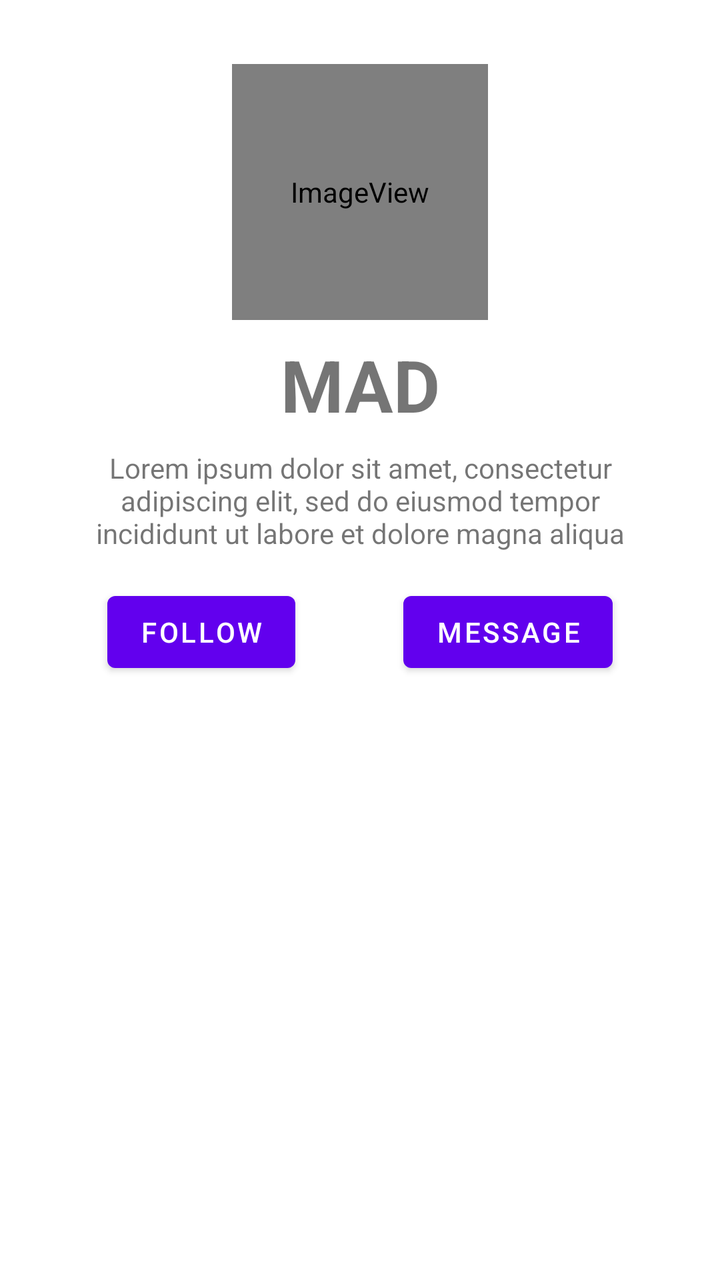
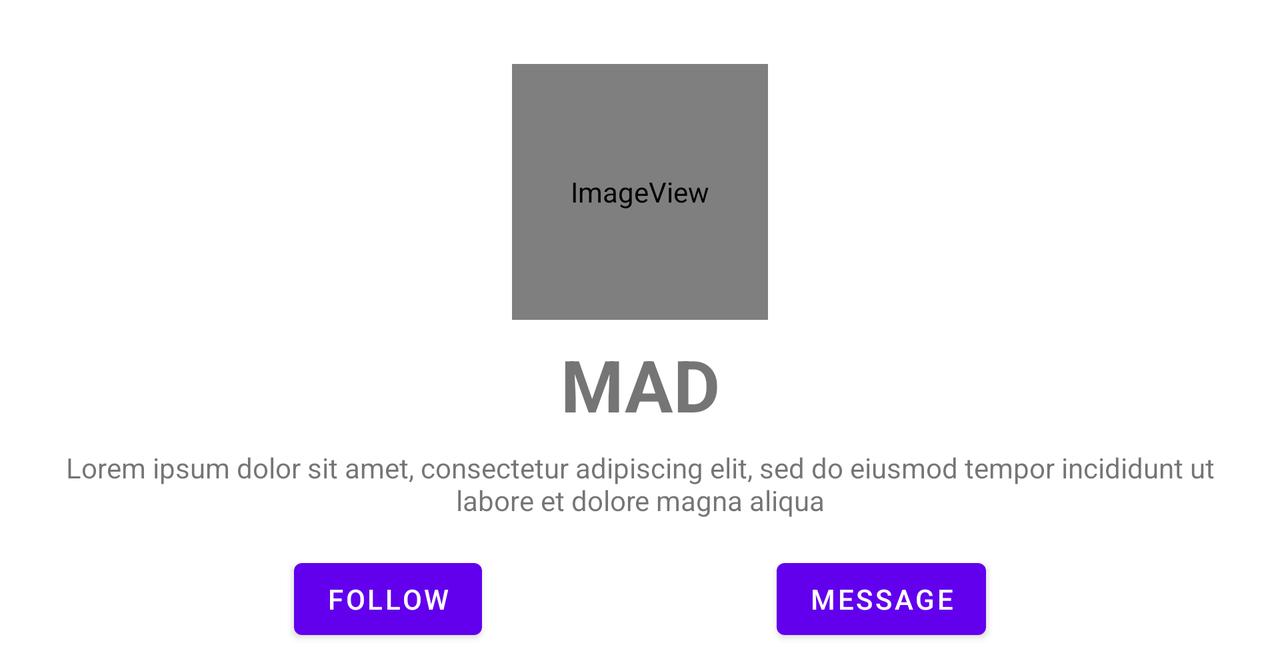

An Android layout and its configuration variant, each rendered on a device that would load it. The default file and the variant file are quoted in full after the pictures.
<!-- AndroidManifest.xml: application theme Theme.MAD_Exercise2 -->
<!-- res/layout/activity_main.xml -->
<?xml version="1.0" encoding="utf-8"?>
<androidx.constraintlayout.widget.ConstraintLayout xmlns:android="http://schemas.android.com/apk/res/android"
    xmlns:app="http://schemas.android.com/apk/res-auto"
    xmlns:tools="http://schemas.android.com/tools"
    android:layout_width="match_parent"
    android:layout_height="match_parent"
    tools:context=".MainActivity">

    <Button
        android:id="@+id/messageButton"
        android:layout_width="wrap_content"
        android:layout_height="wrap_content"
        android:layout_marginTop="16dp"
        android:text="@string/message"
        app:layout_constraintEnd_toEndOf="parent"
        app:layout_constraintHorizontal_bias="0.5"
        app:layout_constraintStart_toEndOf="@+id/followButton"
        app:layout_constraintTop_toBottomOf="@+id/subtext" />

    <Button
        android:id="@+id/followButton"
        android:layout_width="wrap_content"
        android:layout_height="wrap_content"
        android:layout_marginTop="16dp"
        android:text="@string/follow"
        app:layout_constraintEnd_toStartOf="@+id/messageButton"
        app:layout_constraintHorizontal_bias="0.5"
        app:layout_constraintStart_toStartOf="parent"
        app:layout_constraintTop_toBottomOf="@+id/subtext" />

    <TextView
        android:id="@+id/maintext"
        android:layout_width="wrap_content"
        android:layout_height="wrap_content"
        android:layout_marginTop="8dp"
        android:text="@string/mad"
        android:textSize="36sp"
        android:textStyle="bold"
        app:layout_constraintEnd_toEndOf="parent"
        app:layout_constraintStart_toStartOf="parent"
        app:layout_constraintTop_toBottomOf="@+id/logo" />

    <TextView
        android:id="@+id/subtext"
        android:layout_width="0dp"
        android:layout_height="wrap_content"
        android:layout_marginStart="32dp"
        android:layout_marginTop="8dp"
        android:layout_marginEnd="32dp"
        android:gravity="center"
        android:text="@string/placeholdertext"
        app:layout_constraintEnd_toEndOf="parent"
        app:layout_constraintStart_toStartOf="parent"
        app:layout_constraintTop_toBottomOf="@+id/maintext" />

    <ImageView
        android:id="@+id/logo"
        android:layout_width="128dp"
        android:layout_height="128dp"
        android:layout_marginTop="32dp"
        android:contentDescription="@string/mainlogo"
        app:layout_constraintEnd_toEndOf="parent"
        app:layout_constraintStart_toStartOf="parent"
        app:layout_constraintTop_toTopOf="parent"
        app:srcCompat="@android:drawable/sym_def_app_icon" />
</androidx.constraintlayout.widget.ConstraintLayout>
<!-- resources referenced by this layout -->
<resources>
  <string name="follow">Follow</string>
  <string name="mad">MAD</string>
  <string name="mainlogo">mainLogo</string>
  <string name="message">Message</string>
  <string name="placeholdertext">Lorem ipsum dolor sit amet, consectetur adipiscing elit, sed do eiusmod tempor incididunt ut labore et dolore magna aliqua</string>
  <style name="Theme.MAD_Exercise2" parent="Theme.MaterialComponents.DayNight.DarkActionBar">
          
          <item name="colorPrimary">@color/purple_500</item>
          <item name="colorPrimaryVariant">@color/purple_700</item>
          <item name="colorOnPrimary">@color/white</item>
          
          <item name="colorSecondary">@color/teal_200</item>
          <item name="colorSecondaryVariant">@color/teal_700</item>
          <item name="colorOnSecondary">@color/black</item>
          
          <item name="android:statusBarColor" tools:targetApi="l">?attr/colorPrimaryVariant</item>
          
      </style>
</resources>
<!-- res/layout-land/activity_main.xml (the repository's variant of the layout above) -->
<!-- drawn on the phone turned sideways -->
<?xml version="1.0" encoding="utf-8"?>
<ScrollView xmlns:android="http://schemas.android.com/apk/res/android"
    xmlns:app="http://schemas.android.com/apk/res-auto"
    xmlns:tools="http://schemas.android.com/tools"
    android:layout_width="match_parent"
    android:layout_height="wrap_content"
    android:fillViewport="true">

    <androidx.constraintlayout.widget.ConstraintLayout
        android:layout_width="match_parent"
        android:layout_height="wrap_content"
        tools:context=".MainActivity">

        <ImageView
            android:id="@+id/logo"
            android:layout_width="128dp"
            android:layout_height="128dp"
            android:layout_marginTop="32dp"
            android:contentDescription="@string/mainlogo"
            app:layout_constraintEnd_toEndOf="parent"
            app:layout_constraintStart_toStartOf="parent"
            app:layout_constraintTop_toTopOf="parent"
            app:srcCompat="@android:drawable/sym_def_app_icon" />

        <TextView
            android:id="@+id/maintext"
            android:layout_width="wrap_content"
            android:layout_height="wrap_content"
            android:layout_marginTop="8dp"
            android:text="@string/mad"
            android:textSize="36sp"
            android:textStyle="bold"
            app:layout_constraintEnd_toEndOf="parent"
            app:layout_constraintStart_toStartOf="parent"
            app:layout_constraintTop_toBottomOf="@+id/logo" />

        <TextView
            android:id="@+id/subtext"
            android:layout_width="0dp"
            android:layout_height="wrap_content"
            android:layout_marginStart="32dp"
            android:layout_marginTop="8dp"
            android:layout_marginEnd="32dp"
            android:gravity="center"
            android:text="@string/placeholdertext"
            app:layout_constraintEnd_toEndOf="parent"
            app:layout_constraintStart_toStartOf="parent"
            app:layout_constraintTop_toBottomOf="@+id/maintext" />

        <Button
            android:id="@+id/messageButton"
            android:layout_width="wrap_content"
            android:layout_height="wrap_content"
            android:layout_marginTop="16dp"
            android:text="@string/message"
            app:layout_constraintEnd_toEndOf="parent"
            app:layout_constraintHorizontal_bias="0.5"
            app:layout_constraintStart_toEndOf="@+id/followButton"
            app:layout_constraintTop_toBottomOf="@+id/subtext" />

        <Button
            android:id="@+id/followButton"
            android:layout_width="wrap_content"
            android:layout_height="wrap_content"
            android:layout_marginTop="16dp"
            android:text="@string/follow"
            app:layout_constraintEnd_toStartOf="@+id/messageButton"
            app:layout_constraintHorizontal_bias="0.5"
            app:layout_constraintStart_toStartOf="parent"
            app:layout_constraintTop_toBottomOf="@+id/subtext" />

    </androidx.constraintlayout.widget.ConstraintLayout>

</ScrollView>
